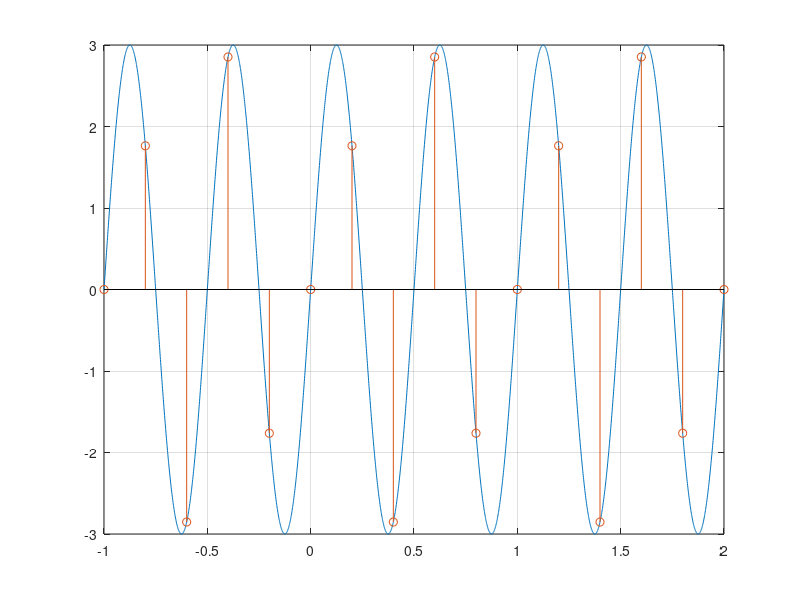

This chart was generated by the following MATLAB code:
t = linspace(-1, 2, 3000);

function y_value = sinyal(t)
    y_value = 3 * sin(4 * pi * t);
end

y = sinyal(t);
plot(t, y);
hold on;

Fs = 5;
Ts = 1/Fs;

n = (-1/Ts : 2/Ts);

t_samp = n * Ts;
y_samp = sinyal(t_samp);

stem(t_samp, y_samp);
grid on;